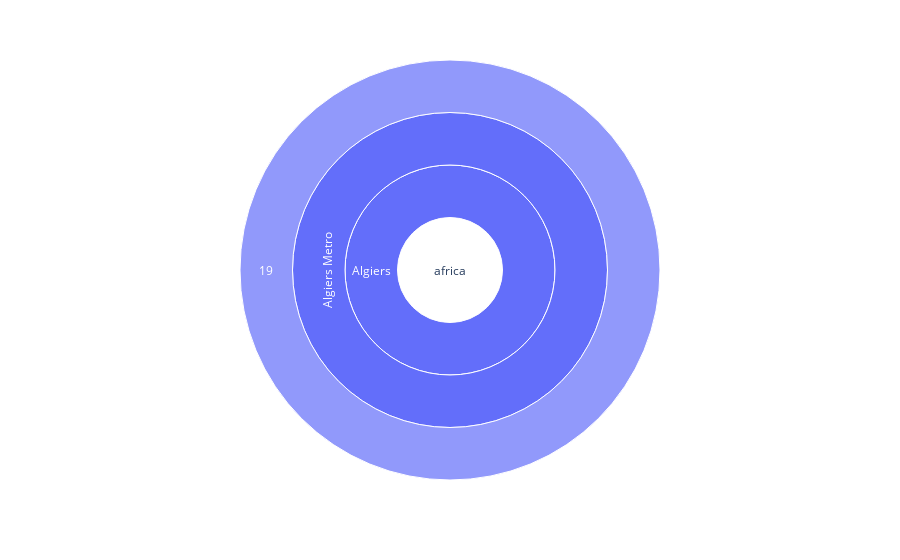

Source (notebook cell):
### Code cell
import plotly.express as px
fig = px.sunburst(
    data_africa,
    path=['region', 'city', 'name','stations'],
    values='annual_ridership_mill'
)
fig.show()

### Figure 1 — Plotly figure (JSON) as saved in the notebook; plotly's stock layout.template omitted (floating-point values rounded to 4 significant figures)
{"data": [{"branchvalues": "total", "domain": {"x": [0, 1], "y": [0, 1]}, "hovertemplate": "labels=%{label}<br>annual_ridership_mill=%{value}<br>parent=%{parent}<br>id=%{id}<extra></extra>", "ids": ["africa/Algiers/Algiers Metro/19", "africa/Algiers/Algiers Metro", "africa/Algiers", "africa"], "labels": ["19", "Algiers Metro", "Algiers", "africa"], "name": "", "parents": ["africa/Algiers/Algiers Metro", "africa/Algiers", "africa", ""], "type": "sunburst", "values": [45.3, 45.3, 45.3, 45.3]}], "layout": {"legend": {"tracegroupgap": 0}, "margin": {"t": 60}}}
